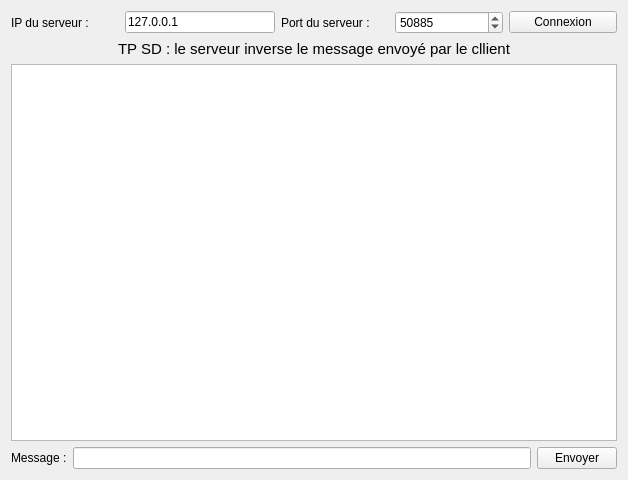
<?xml version="1.0" encoding="UTF-8"?>
<ui version="4.0">
 <class>FenClient</class>
 <widget class="QWidget" name="FenClient">
  <property name="geometry">
   <rect>
    <x>0</x>
    <y>0</y>
    <width>628</width>
    <height>480</height>
   </rect>
  </property>
  <property name="windowTitle">
   <string>Client</string>
  </property>
  <property name="windowIcon">
   <iconset>
    <normaloff>chat.png</normaloff>chat.png</iconset>
  </property>
  <layout class="QVBoxLayout" name="verticalLayout_2">
   <item>
    <layout class="QHBoxLayout" name="horizontalLayout">
     <item>
      <widget class="QLabel" name="label">
       <property name="text">
        <string>IP du serveur :</string>
       </property>
      </widget>
     </item>
     <item>
      <widget class="QLineEdit" name="serveurIP">
       <property name="maximumSize">
        <size>
         <width>150</width>
         <height>16777215</height>
        </size>
       </property>
       <property name="text">
        <string>127.0.0.1</string>
       </property>
      </widget>
     </item>
     <item>
      <widget class="QLabel" name="label_2">
       <property name="text">
        <string>Port du serveur :</string>
       </property>
      </widget>
     </item>
     <item>
      <widget class="QSpinBox" name="serveurPort">
       <property name="minimumSize">
        <size>
         <width>60</width>
         <height>0</height>
        </size>
       </property>
       <property name="minimum">
        <number>1024</number>
       </property>
       <property name="maximum">
        <number>65535</number>
       </property>
       <property name="value">
        <number>50885</number>
       </property>
      </widget>
     </item>
     <item>
      <widget class="QPushButton" name="boutonConnexion">
       <property name="text">
        <string>Connexion</string>
       </property>
      </widget>
     </item>
    </layout>
   </item>
   <item>
    <layout class="QVBoxLayout" name="verticalLayout">
     <item>
      <widget class="QLabel" name="label_6">
       <property name="font">
        <font>
         <pointsize>11</pointsize>
         <weight>50</weight>
         <bold>false</bold>
        </font>
       </property>
       <property name="text">
        <string>TP SD : le serveur inverse le message envoyé par le cllient</string>
       </property>
       <property name="alignment">
        <set>Qt::AlignCenter</set>
       </property>
      </widget>
     </item>
    </layout>
   </item>
   <item>
    <widget class="QTextEdit" name="listeMessages">
     <property name="readOnly">
      <bool>true</bool>
     </property>
    </widget>
   </item>
   <item>
    <layout class="QHBoxLayout" name="horizontalLayout_2">
     <item>
      <widget class="QLabel" name="label_4">
       <property name="text">
        <string>Message :</string>
       </property>
      </widget>
     </item>
     <item>
      <widget class="QLineEdit" name="message"/>
     </item>
     <item>
      <widget class="QPushButton" name="boutonEnvoyer">
       <property name="text">
        <string>Envoyer</string>
       </property>
       <property name="icon">
        <iconset>
         <normaloff>chat.png</normaloff>chat.png</iconset>
       </property>
      </widget>
     </item>
    </layout>
   </item>
  </layout>
 </widget>
 <resources/>
 <connections/>
</ui>
